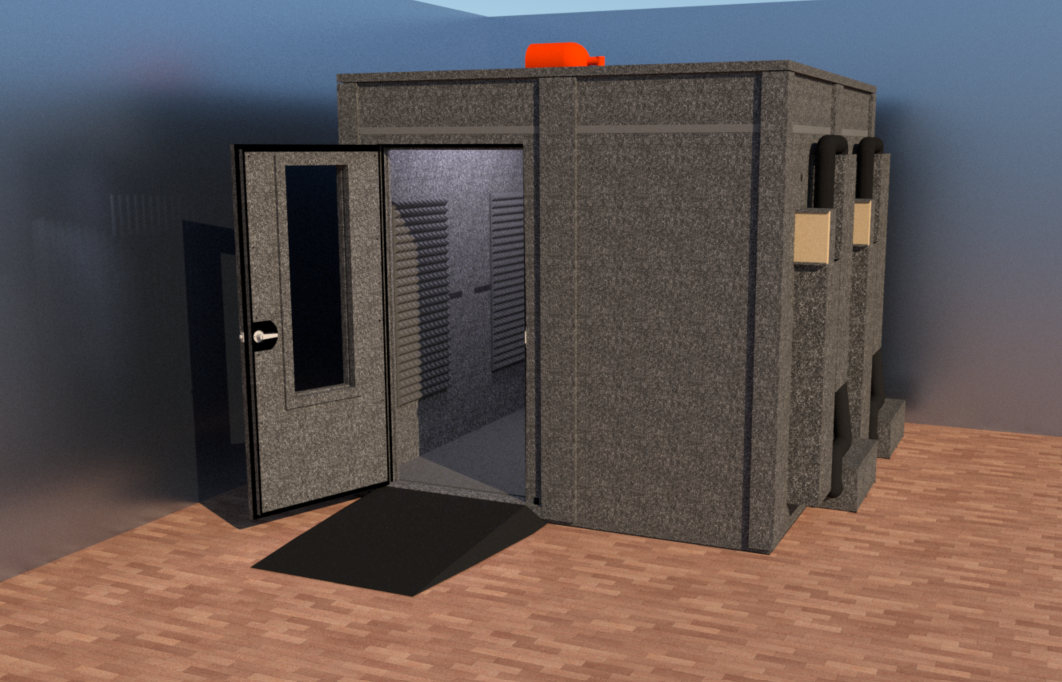
#> input picture proposals/examples/example-client/renders-web/01-mdl-9696-e-main-render.jpg, 1062 x 682 px
$ python image-qa.py ../proposals/examples/example-client/renders-web/01-mdl-9696-e-main-render.jpg
#> lines starting #> are read from the running program, lines starting #| are printed output that depends on the picture
# -*- coding: utf-8 -*-
"""GATE the images a proposal package produced, so a blown frame never ships.

    python image-qa.py DIR_OR_FILE [DIR_OR_FILE ...] [--json out.json]
    python image-qa.py --manifest rows.json [--json out.json]

WHY THIS EXISTS
---------------
On 30 Aug 2026 the first full end-to-end run produced a V-Ray render that
looked finished by every check the toolset had: the renderer reached
:idleDone, save_vfb_image returned true, a 330 KB PNG landed on disk at the
requested 1200x900, and the batch summary said "0 FAILED". The picture was
white. Booth panels clipped to paper with all texture gone, room floor and
walls clipped to an empty void — 89.3% of the frame was pure white and the
mean luminance was 0.964. Nothing in the pipeline could tell, because nothing
in the pipeline had ever looked at a pixel.

This looks at the pixels. Two numbers per image:

    mean luminance   Rec.709 luma of the sRGB values as stored, 0..1.
                     Catches the two failures that make an image useless
                     without making it missing: blown to white (high) and
                     rendered black (low, the EV 14.23 case).
    clipped fraction the fraction of pixels where R, G and B are ALL >= 250.
                     Mean luminance alone is not enough: a frame can average
                     acceptably while its subject is clipped to featureless
                     white. Clipping is where detail is destroyed, and it
                     cannot be recovered afterwards.

A row that crosses a threshold FAILS BY NAME, with the numbers and the
threshold it crossed. There is no "warning" verdict — a client image is
sendable or it is not.

PROFILES, and why there is more than one
----------------------------------------
A top-down plan export is mostly paper-white BY DESIGN (pass 1's plan measured
mean 0.966, clip 0.935 and was perfectly good), while a photographic render at
those numbers is destroyed. One threshold cannot serve both, so each image is
judged under a named profile and the profile used is reported with the result.

    render   V-Ray photographic output          mean 0.12..0.75, clip <= 0.40
    view     a shaded perspective image export  mean 0.12..0.75, clip <= 0.40
    plan     an orthographic plan or elevation  mean 0.10..0.995, clip <= 0.98

CALIBRATION (observed, 30 Aug 2026, on pass 1's own files):

    01 Booth Exterior render (BLOWN)    mean 0.964  clip 0.893  -> FAIL both
    room-view-EV09-BLOWN                mean 0.935  clip 0.797  -> FAIL both
    room-view-EV11 (still clipping)     mean 0.683  clip 0.449  -> FAIL clip
    room-view-EV12 (Benton: best)       mean 0.546  clip 0.270  -> PASS
    booth-interior-EV09 (best)          mean 0.410  clip 0.084  -> PASS
    booth-interior-EV14.23 (near black) mean 0.027  clip 0.006  -> FAIL mean
    _coldtest.png (the black frame)     mean 0.000  clip 0.000  -> FAIL mean

The clip ceiling sits at 0.40 precisely so the EV 11 frame — which Benton
judged "room walls and floor still clipping" — fails, and the EV 12 frame he
judged best passes. The thresholds are tuned to a human verdict on real files,
not chosen round.

THE MANIFEST FORM is what the proposal-package driver uses: a JSON array of
{"name", "path", "profile"} so the profile is DECLARED per row rather than
guessed. Without a manifest the profile is inferred from the filename (a name
containing "plan" or "elevation" is a plan) and the inference is stated in the
output, because a silent guess about which threshold applied would make a pass
meaningless.

EXIT CODES
    0  every image passed its gate
    1  at least one image FAILED (named, with its numbers)
    2  usage error, or an image that could not be read at all
"""
import json
import os
import re
import sys

sys.stdout.reconfigure(encoding='utf-8', errors='replace')
sys.stderr.reconfigure(encoding='utf-8', errors='replace')

try:
    from PIL import Image
    import numpy as np
except ImportError as e:            # NO silent skip: a missing library means
    sys.stderr.write(               # the gate did not run, which is not a pass
        'image-qa: cannot run - %s. Install Pillow and numpy '
        '(pip install pillow numpy).\n' % e)
    sys.exit(2)

CLIP_LEVEL = 250        # of 255, on all three channels

PROFILES = {
    'render': {'mean_min': 0.12, 'mean_max': 0.75, 'clip_max': 0.40},
    'view':   {'mean_min': 0.12, 'mean_max': 0.75, 'clip_max': 0.40},
    'plan':   {'mean_min': 0.10, 'mean_max': 0.995, 'clip_max': 0.98},
}
PLAN_RE = re.compile(r'plan|elevation|top[- ]?down', re.I)


def infer_profile(path):
    """The profile a bare filename implies, and the fact that it was inferred."""
    base = os.path.basename(path)
    if PLAN_RE.search(base):
        return 'plan', 'inferred from the filename'
    # ' r' BEFORE THE EXTENSION IS A RENDER TOO (1.53.0). proposal-package.rb
    # used to write '... render.png' and now writes '... r.png' -- Benton:
    # "instead of 'rendered', just put 'r' to identify it." Both are matched,
    # so packs exported before and after the change classify the same.
    #
    # It matters even though PROFILES['render'] and PROFILES['view'] currently
    # hold identical numbers: the profile NAME is what the QA report shows, and
    # the day those tolerances diverge a silently mis-labelled render is
    # exactly the 30 Aug failure this file was written for.
    if re.search(r'render', base, re.I) or re.search(r'\sr\.[A-Za-z0-9]+$', base):
        return 'render', 'inferred from the filename'
    return 'view', 'inferred from the filename (default)'


def measure(path):
    """mean luminance, clipped fraction, dark fraction, size. Raises on a bad file."""
    with Image.open(path) as im:
        w, h = im.size
        a = np.asarray(im.convert('RGB')).astype(np.float32) / 255.0
    lum = 0.2126 * a[:, :, 0] + 0.7152 * a[:, :, 1] + 0.0722 * a[:, :, 2]
    clipped = (a >= CLIP_LEVEL / 255.0).all(axis=2).mean()
    dark = (lum < 0.02).mean()
    return {'width': w, 'height': h,
            'mean_luminance': round(float(lum.mean()), 4),
            'clipped_fraction': round(float(clipped), 4),
            'dark_fraction': round(float(dark), 4),
            'bytes': os.path.getsize(path)}


def judge(m, profile):
    """[] when the image passes; otherwise every threshold it crossed, named."""
    t = PROFILES[profile]
    out = []
    if m['mean_luminance'] > t['mean_max']:
        out.append('BLOWN OUT: mean luminance %.4f is above the %s ceiling of %.2f'
                   % (m['mean_luminance'], profile, t['mean_max']))
    if m['mean_luminance'] < t['mean_min']:
        out.append('TOO DARK: mean luminance %.4f is below the %s floor of %.2f'
                   % (m['mean_luminance'], profile, t['mean_min']))
    if m['clipped_fraction'] > t['clip_max']:
        out.append('CLIPPED: %.1f%% of the frame is pure white, above the %s '
                   'ceiling of %.1f%% - that detail is gone and cannot be '
                   'recovered' % (m['clipped_fraction'] * 100.0, profile,
                                  t['clip_max'] * 100.0))
    return out


def check(name, path, profile=None):
    row = {'name': name, 'path': path}
    if profile is None:
        profile, how = infer_profile(path)
    else:
        how = 'declared by the caller'
        if profile not in PROFILES:
            row.update({'status': 'ERROR', 'profile': profile,
                        'reasons': ['unknown profile %r - known: %s'
                                    % (profile, ', '.join(sorted(PROFILES)))]})
            return row
    row['profile'] = profile
    row['profile_source'] = how
    row['thresholds'] = PROFILES[profile]
    if not os.path.isfile(path):
        row.update({'status': 'ERROR',
                    'reasons': ['no such file - the row produced no image']})
        return row
    try:
        m = measure(path)
    except Exception as e:                       # a file that cannot be read
        row.update({'status': 'ERROR',           # is never a pass
                    'reasons': ['could not read the image: %s: %s'
                                % (type(e).__name__, e)]})
        return row
    row.update(m)
    reasons = judge(m, profile)
    row['status'] = 'PASS' if not reasons else 'FAIL'
    row['reasons'] = reasons
    return row


def collect(args):
    """Every PNG named on the command line, directories expanded."""
    out = []
    for a in args:
        if os.path.isdir(a):
            for f in sorted(os.listdir(a)):
                if f.lower().endswith('.png'):
                    out.append((f, os.path.join(a, f), None))
        else:
            out.append((os.path.basename(a), a, None))
    return out


def main(argv):
    args = list(argv[1:])
    out_json = None
    manifest = None
    rest = []
    i = 0
    while i < len(args):
        if args[i] == '--json' and i + 1 < len(args):
            out_json = args[i + 1]
            i += 2
        elif args[i] == '--manifest' and i + 1 < len(args):
            manifest = args[i + 1]
            i += 2
        else:
            rest.append(args[i])
            i += 1

    if manifest:
        rows = [(r.get('name') or os.path.basename(r['path']), r['path'],
                 r.get('profile'))
                for r in json.load(open(manifest, encoding='utf-8'))]
    elif rest:
        rows = collect(rest)
    else:
        sys.stderr.write(__doc__.split('WHY THIS EXISTS')[0])
        return 2

    results = [check(n, p, prof) for n, p, prof in rows]
#> in measure, im is the input picture: PIL image 1062x682 RGB; mean R, G, B 95.8, 84.3, 82
#> in measure, `lum = 0.2126 * a[:, :, 0] + 0.7152 * a[:, :, 1] + 0.0722 * a[:, :, 2]`:
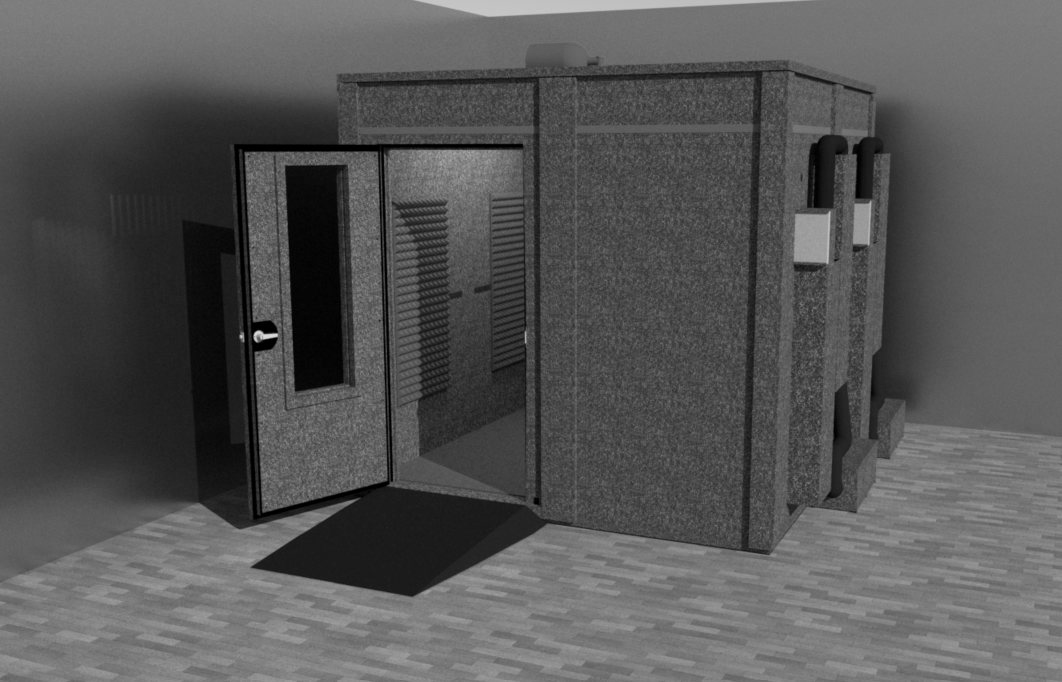
#> lum: shape (682, 1062) float32; min 0, max 0.871, mean 0.339
#> in measure, `clipped = (a >= CLIP_LEVEL / 255.0).all(axis=2).mean()`: clipped = 0
#> in measure, `dark = (lum < 0.02).mean()`: dark = 0.00904
#> in check, `m = measure(path)`: m = {'width': 1062, 'height': 682, 'mean_luminance': 0.339, 'clipped_fraction': 0, 'dark_fraction': 0.009, 'bytes': 115731}
#> in check, `reasons = judge(m, profile)`: reasons = []
#> results = 1 item
    width = max([len(r['name']) for r in results] + [10])
#> width = 29
    for r in results:
        if r['status'] == 'PASS':
            print('  PASS   %-*s  %-6s mean %.4f  clip %.4f  %dx%d'
                  % (width, r['name'], r['profile'], r['mean_luminance'],
                     r['clipped_fraction'], r['width'], r['height']))
        else:
            head = ('  %-6s %-*s  %-6s' % (r['status'], width, r['name'],
                                           r.get('profile', '?')))
            if 'mean_luminance' in r:
                head += ('  mean %.4f  clip %.4f  %dx%d'
                         % (r['mean_luminance'], r['clipped_fraction'],
                            r['width'], r['height']))
            print(head)
            for why in r['reasons']:
                print('         %s' % why)
#> this loop made 1 pass
#|   PASS   01-mdl-9696-e-main-render.jpg  render mean 0.3394  clip 0.0000  1062x682

    bad = [r for r in results if r['status'] != 'PASS']
#> bad = []
    print('')
    if bad:
        print('IMAGE QA - %d of %d FAILED: %s'
              % (len(bad), len(results), ', '.join(r['name'] for r in bad)))
    else:
        print('IMAGE QA - all %d image(s) passed.' % len(results))
#| IMAGE QA - all 1 image(s) passed.

    if out_json:
        with open(out_json, 'w', encoding='utf-8') as fh:
            json.dump({'clip_level': CLIP_LEVEL, 'profiles': PROFILES,
                       'results': results}, fh, indent=1)
        print('  wrote %s' % out_json)
    return 1 if bad else 0


if __name__ == '__main__':
    sys.exit(main(sys.argv))
#> (the program exits here)

$ run again, on proposals/examples/example-client/renders-web/03-mdl-9696-e-front.jpg
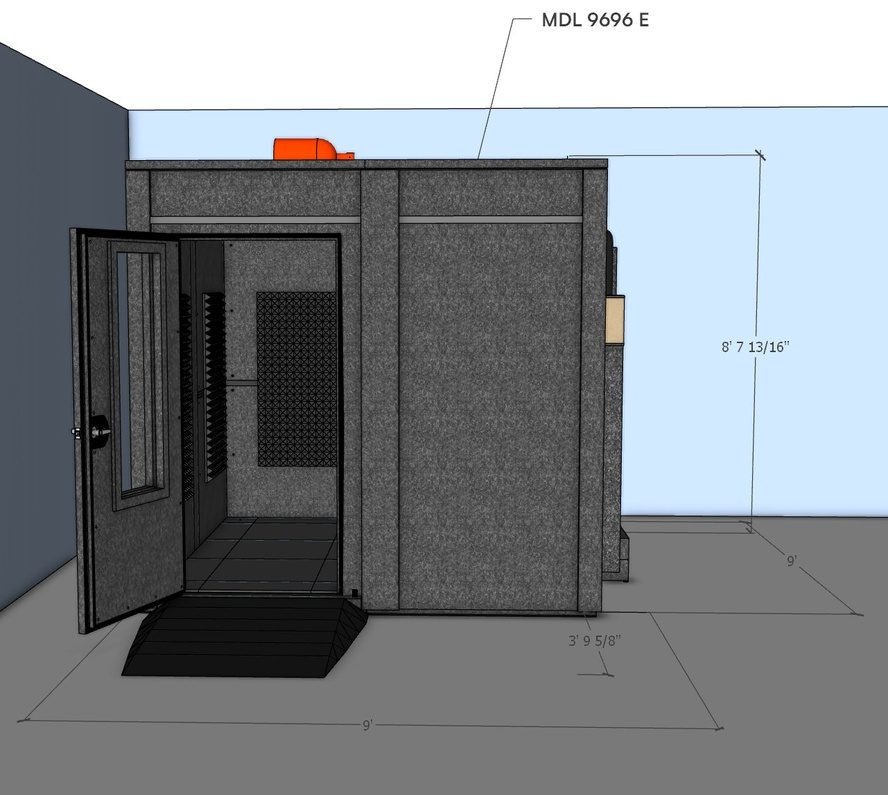
#> input picture proposals/examples/example-client/renders-web/03-mdl-9696-e-front.jpg, 888 x 795 px, shrunk from 1281 x 1147 before the run
#> in measure, im is the input picture: PIL image 888x795 RGB; mean R, G, B 130.6, 135.5, 140
#> in measure, `lum = 0.2126 * a[:, :, 0] + 0.7152 * a[:, :, 1] + 0.0722 * a[:, :, 2]`:
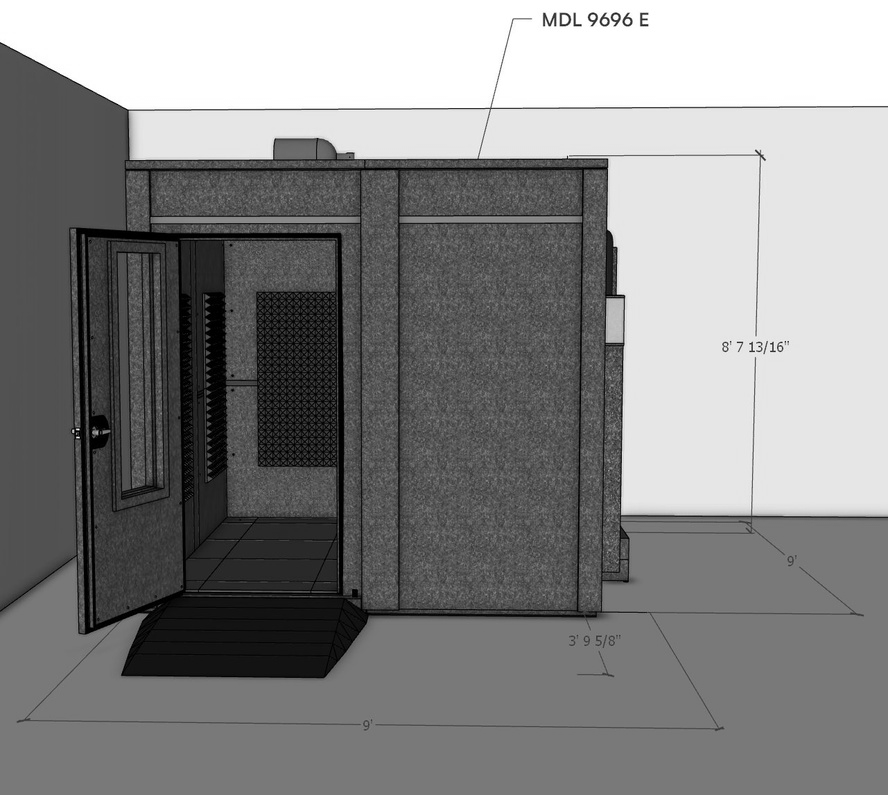
#> lum: shape (795, 888) float32; min 0, max 1, mean 0.528
#> clipped = 0.127
#> dark = 0.0161
#> m = {'width': 888, 'height': 795, 'mean_luminance': 0.528, 'clipped_fraction': 0.127, 'dark_fraction': 0.0161, 'bytes': 154718}
#> reasons = []
#> results = 1 item
#> width = 23
#> the loop in main, `for r in results:` made 1 pass
#|   PASS   03-mdl-9696-e-front.jpg  view   mean 0.5285  clip 0.1271  888x795
#> bad = []
#| IMAGE QA - all 1 image(s) passed.
